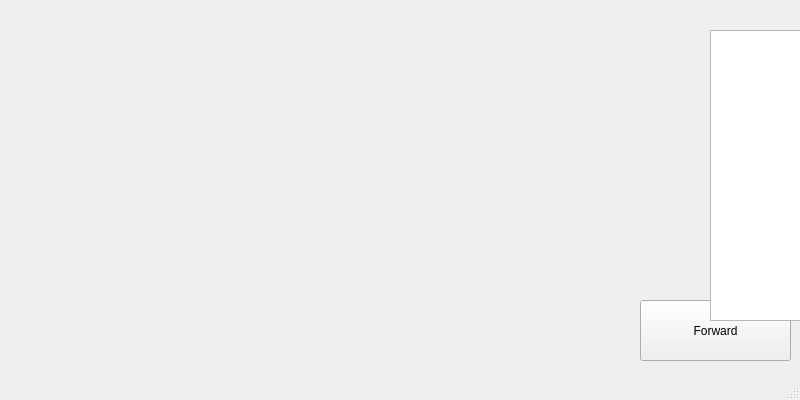
<?xml version="1.0" encoding="UTF-8"?>
<ui version="4.0">
 <class>MainWindow</class>
 <widget class="QMainWindow" name="MainWindow">
  <property name="geometry">
   <rect>
    <x>0</x>
    <y>0</y>
    <width>800</width>
    <height>400</height>
   </rect>
  </property>
  <property name="windowTitle">
   <string>maemoKP</string>
  </property>
  <widget class="QWidget" name="centralwidget">
   <widget class="QPushButton" name="cueButton">
    <property name="geometry">
     <rect>
      <x>640</x>
      <y>300</y>
      <width>151</width>
      <height>61</height>
     </rect>
    </property>
    <property name="text">
     <string>Forward</string>
    </property>
   </widget>
   <widget class="QTextBrowser" name="textBrowser">
    <property name="enabled">
     <bool>true</bool>
    </property>
    <property name="geometry">
     <rect>
      <x>710</x>
      <y>30</y>
      <width>341</width>
      <height>291</height>
     </rect>
    </property>
   </widget>
   <widget class="QWidget" name="">
    <property name="geometry">
     <rect>
      <x>120</x>
      <y>50</y>
      <width>564</width>
      <height>268</height>
     </rect>
    </property>
    <layout class="QHBoxLayout" name="horizontalLayout">
     <item>
      <widget class="QPushButton" name="playButton">
       <property name="autoFillBackground">
        <bool>false</bool>
       </property>
       <property name="styleSheet">
        <string notr="true"/>
       </property>
       <property name="text">
        <string/>
       </property>
       <property name="icon">
        <iconset>
         <normaloff>icons/Button-Play-icon.png</normaloff>icons/Button-Play-icon.png</iconset>
       </property>
       <property name="iconSize">
        <size>
         <width>256</width>
         <height>256</height>
        </size>
       </property>
       <property name="flat">
        <bool>true</bool>
       </property>
      </widget>
     </item>
     <item>
      <widget class="QPushButton" name="stopButton">
       <property name="text">
        <string/>
       </property>
       <property name="icon">
        <iconset>
         <normaloff>icons/Button-Stop-icon.png</normaloff>icons/Button-Stop-icon.png</iconset>
       </property>
       <property name="iconSize">
        <size>
         <width>256</width>
         <height>256</height>
        </size>
       </property>
       <property name="flat">
        <bool>true</bool>
       </property>
      </widget>
     </item>
    </layout>
   </widget>
  </widget>
  <widget class="QMenuBar" name="menubar">
   <property name="geometry">
    <rect>
     <x>0</x>
     <y>0</y>
     <width>800</width>
     <height>23</height>
    </rect>
   </property>
  </widget>
  <widget class="QStatusBar" name="statusbar"/>
 </widget>
 <resources/>
 <connections/>
</ui>
